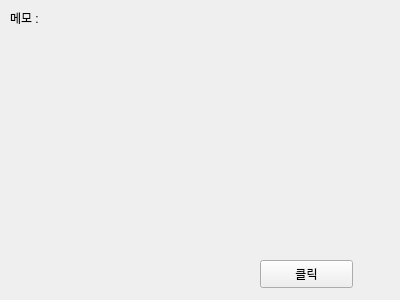
<?xml version="1.0" encoding="UTF-8"?>
<ui version="4.0">
 <class>Form</class>
 <widget class="QWidget" name="Form">
  <property name="geometry">
   <rect>
    <x>0</x>
    <y>0</y>
    <width>400</width>
    <height>300</height>
   </rect>
  </property>
  <property name="windowTitle">
   <string>Qpushdesigner(with QtDdsigner)</string>
  </property>
  <widget class="QLabel" name="label">
   <property name="geometry">
    <rect>
     <x>10</x>
     <y>10</y>
     <width>311</width>
     <height>16</height>
    </rect>
   </property>
   <property name="text">
    <string>메모 :</string>
   </property>
  </widget>
  <widget class="QPushButton" name="btn1">
   <property name="geometry">
    <rect>
     <x>260</x>
     <y>260</y>
     <width>93</width>
     <height>28</height>
    </rect>
   </property>
   <property name="text">
    <string>클릭</string>
   </property>
  </widget>
 </widget>
 <resources/>
 <connections/>
</ui>
